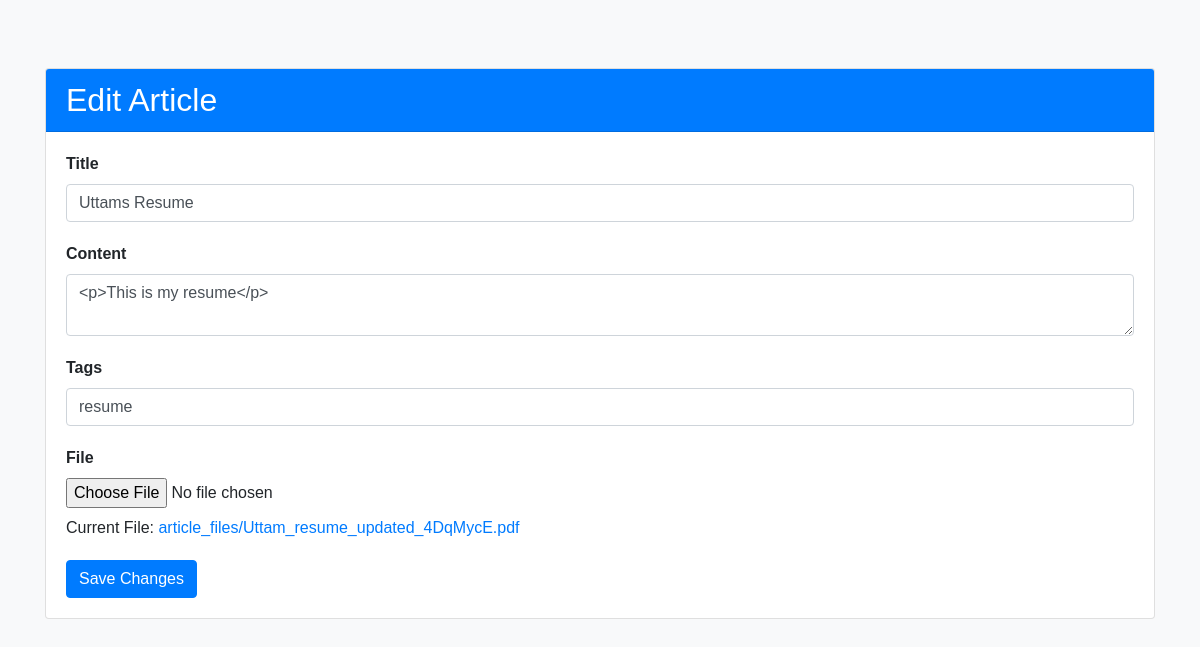
The app's page /edit/15/ (signed in) with its own data.
### articles/models.py (models this page shows, shortened)
class Article(models.Model):
    title = models.CharField(max_length=200)
    content = RichTextField()
    author = models.ForeignKey(User, on_delete=models.CASCADE)
    publication_date = models.DateTimeField(auto_now_add=True)
    tags = models.CharField(max_length=100, blank=True)
    file = models.FileField(upload_to='article_files/', null=True, blank=True)

### articles/views.py (the view)
# urls.py: path('edit/<int:article_id>/', edit_article, name='edit_article'),
@login_required
def edit_article(request, article_id):
    article = get_object_or_404(Article, id=article_id)
    if request.method == 'POST':
        form = ArticleForm(request.POST, request.FILES, instance=article)
        if (not request.user.is_staff and request.user != article.author):
            messages.error(request, 'You are not authorized to delete this article .')
            return redirect('article_detail', article_id=article_id)
        if form.is_valid():
            form.save()
            messages.success(request,"Post Edited Succesfully")
            return redirect('article_detail', article_id=article_id)
    else:
        form = ArticleForm(instance=article)
    return render(request, 'edit_article.html', {'form': form, 'article': article})

### articles/forms.py
class ArticleForm(forms.ModelForm):
    class Meta:
        model = Article
        fields = ['title', 'content', 'tags', 'file']
        widgets = {
            'content': CKEditorWidget(),
        }

### templates/edit_article.html (shortened to what this page needs)
{% extends 'base.html' %}
{% block content %}
<div class="container mt-5">
    <div class="card">
        <div class="card-header bg-primary text-white">
            <h2 class="mb-0">Edit Article</h2>
        </div>
        <div class="card-body">
            <form method="post" enctype="multipart/form-data">
                <div class="form-group">
                    <label for="id_title">Title</label>
                    <input type="text" id="id_title" name="title" value="{{ article.title }}" class="form-control">
                </div>
                <div class="form-group">
                    <label for="id_content">Content</label>
                    <textarea id="id_content" name="content" class="form-control">{{ article.content }}</textarea>
                </div>
                <div class="form-group">
                    <label for="id_tags">Tags</label>
                    <input type="text" id="id_tags" name="tags" value="{{ article.tags }}" class="form-control">
                </div>
                <div class="form-group">
                    <label for="id_file">File</label>
                    <input type="file" id="id_file" name="file" class="form-control-file">
                    {% if article.file %}
                        <p class="mt-2">Current File: <a href="{{ article.file.url }}" target="_blank">{{ article.file.name }}</a></p>
                    {% endif %}
                </div>
                <button type="submit" class="btn btn-primary">Save Changes</button>
            </form>
        </div>
    </div>
</div>
{% endblock %}

### templates/base.html (style rules this page uses)
.form-group { margin-bottom: 20px; }
label { font-weight: bold; }
.btn-primary { background-color: #007bff; border-color: #007bff; }
body { font-family: 'Arial', sans-serif; background-color: #f8f9fa; margin: 0; padding: 0; }

### records on screen
Article: title "Uttams Resume", content "<p>This is my resume</p>", tags "resume", file.name "article_files/Uttam_resume_updated_4DqMycE.pdf"
